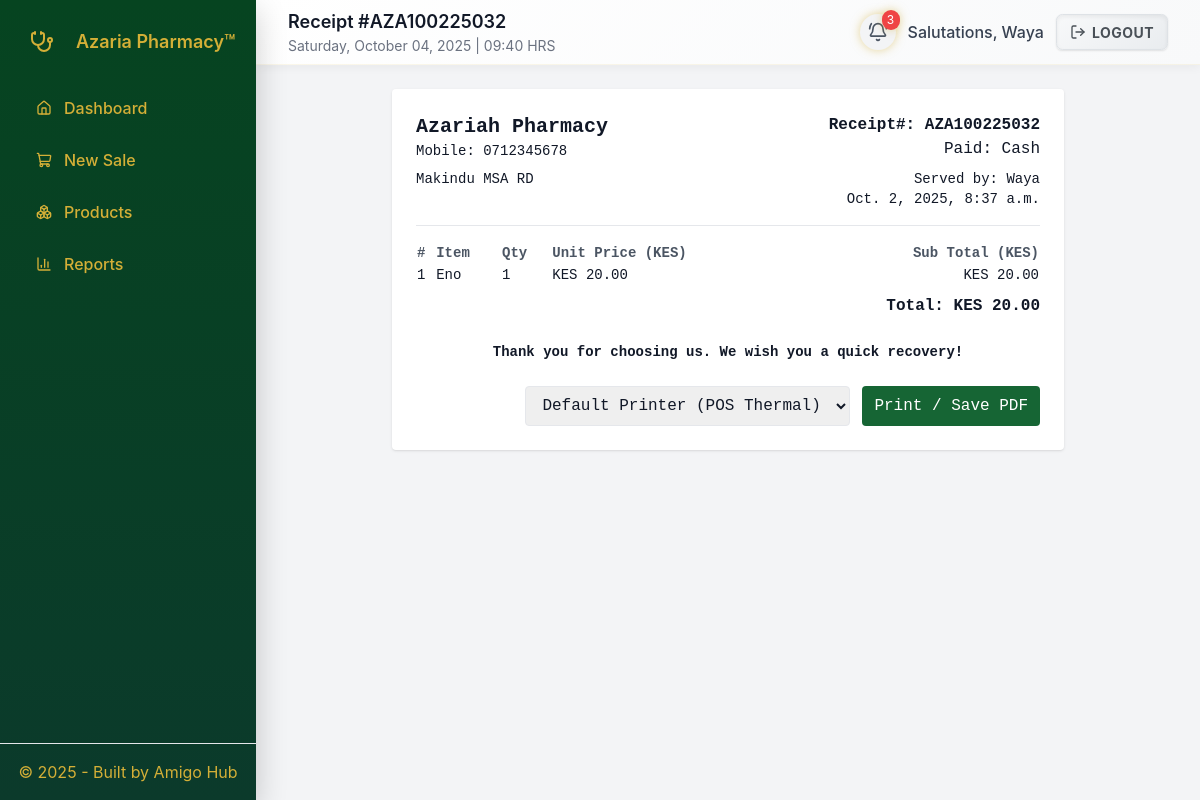
Page /receipt/32/ (signed in) on the committed database.
### pos/models.py (models this page shows, shortened)
class Sale(models.Model):
    branch = models.ForeignKey(Branch, on_delete=models.CASCADE)
    cashier = models.ForeignKey(settings.AUTH_USER_MODEL, on_delete=models.SET_NULL, null=True)
    customer = models.ForeignKey(Customer, null=True, blank=True, on_delete=models.SET_NULL)
    created_at = models.DateTimeField(auto_now_add=True)
    total = models.DecimalField(max_digits=12, decimal_places=2)
    cash_received = models.DecimalField(max_digits=12, decimal_places=2, default=0)
    notes = models.TextField(blank=True)

class Branch(models.Model):
    name = models.CharField(max_length=120)
    address = models.TextField(blank=True)
    phone = models.CharField(max_length=30, blank=True)

class SaleItem(models.Model):
    sale = models.ForeignKey(Sale, on_delete=models.CASCADE, related_name="items")
    product = models.ForeignKey(Product, on_delete=models.PROTECT)
    product_stock = models.ForeignKey(ProductStock, on_delete=models.PROTECT, null=True, blank=True)
    unit_price = models.DecimalField(max_digits=10, decimal_places=2)
    qty = models.IntegerField()
    line_total = models.DecimalField(max_digits=12, decimal_places=2)

class Product(models.Model):
    name = models.CharField(max_length=255)
    category = models.CharField(max_length=120, blank=True)
    description = models.TextField(blank=True)
    price = models.DecimalField(max_digits=10, decimal_places=2)
    min_price = models.DecimalField(max_digits=10, decimal_places=2, default=0, validators=[MinValueValidator(Decimal('0.00'))])
    created_at = models.DateTimeField(auto_now_add=True)

### pos/views.py (the view)
# urls.py: path("receipt/<int:sale_id>/", views.receipt_view, name="receipt"),
@login_required
def receipt_view(request, sale_id):
    sale = get_object_or_404(Sale, pk=sale_id)
    messages.get_messages(request)
    if request.method == 'POST':
        return redirect('pos:sale_create')
    return render(request, "pos/receipt.html", {
        "sale": sale,
        "cashier_display_name": get_user_display_name(sale.cashier) if sale.cashier else 'Unknown'
    })

### pos/views.py (called while the page is built)
def get_user_display_name(user):
    return user.first_name or user.username

### pos/templates/pos/receipt.html (shortened to what this page needs)
{% extends "pos/base.html" %}
{% block page_title %}Receipt #<span id="receipt-title"></span>{% endblock %}
{% block content %}
<div class="bg-white p-6 rounded shadow max-w-2xl mx-auto receipt-content">
  <div class="flex justify-between items-start mb-2">
    <div>
      <h2 class="text-xl font-bold mb-0">{{ sale.branch.name }}</h2>
      <p class="text-sm">Mobile: {{ sale.branch.phone }}</p>
    </div>
    <div class="text-right">
      <div class="font-semibold">Receipt#: <span id="receipt-number"></span></div>
      <div>Paid: Cash</div>
    </div>
  </div>
  <div class="flex justify-between mb-4">
    <div>
      <p class="text-sm">{{ sale.branch.address }}</p>
    </div>
    <div class="text-right">
      <div class="text-sm">Served by: {{ user.first_name }}</div>
      <div class="text-sm">{{ sale.created_at }}</div>
    </div>
  </div>
  <hr class="my-4">
  <table class="w-full text-sm">
    <thead>
      <tr class="text-left text-gray-600">
        <th>#</th><th>Item</th><th>Qty</th><th>Unit Price (KES)</th><th class="text-right">Sub Total (KES)</th>
      </tr>
    </thead>
    <tbody>
      {% for it in sale.items.all %}
        <tr>
          <td>{{ forloop.counter }}</td>
          <td>{{ it.product.name }}</td>
          <td>{{ it.qty }}</td>
          <td>KES {{ it.unit_price }}</td>
          <td class="text-right">KES {{ it.line_total }}</td>
        </tr>
      {% endfor %}
    </tbody>
  </table>
  <div class="text-right font-semibold">
    Total: KES {{ sale.total }}
  </div>
  <div class="mt-6 text-center">
    <p class="text-sm font-semibold">Thank you for choosing us. We wish you a quick recovery!</p>
  </div>
  <div class="mt-6 flex justify-end space-x-3 print-buttons">
    <select id="printer-select" class="px-3 py-2 rounded border">
      <option value="default">Default Printer (POS Thermal)</option>
    </select>
    <button onclick="printReceipt()" class="px-3 py-2 rounded bg-green-800 text-white">Print / Save PDF</button>
  </div>
</div>
{% endblock %}

### pos/templates/pos/base.html (shortened to what this page needs)
{% load static %}
<!doctype html>
<html lang="en">
<head>
  <script src="https://cdn.tailwindcss.com"></script>
</head>
<body class="min-h-screen">
  <div class="flex min-h-screen page-wrapper">
    {% if request.user.is_authenticated %}
    <aside id="sidebar"
           class="sidebar-panel fixed inset-y-0 left-0 z-40 w-64 transform -translate-x-full lg:translate-x-0 transition-transform duration-300 ease-out flex flex-col h-screen text-base"
           aria-hidden="true">
      <div class="p-5">
        <div class="flex items-center gap-3 mb-5">
          <figure class="w-11 h-11 rounded-lg bg-white/8 flex items-center justify-center text-lg backdrop-filter: blur(10px)" role="img" aria-label="Azaria Pharmacy Logo">
            <i data-lucide="stethoscope" class="w-6 h-6"></i>
          </figure>
          <div>
            <div class="text-lg font-semibold">Azaria Pharmacy™</div>
          </div>
        </div>
        <nav class="space-y-1 mt-2">
          <a href="{% url 'pos:dashboard' %}" class="nav-link {% if request.resolver_match and request.resolver_match.url_name == 'dashboard' %}active{% endif %}" aria-label="Go to Dashboard">
            <i data-lucide="home" class="w-4 h-4"></i>
            <span>Dashboard</span>
          </a>
          <a href="{% url 'pos:sale_create' %}" class="nav-link {% if request.resolver_match and request.resolver_match.url_name == 'sale_create' %}active{% endif %}" aria-label="Create New Sale">
            <i data-lucide="shopping-cart" class="w-4 h-4"></i>
            <span>New Sale</span>
          </a>
          <a href="{% url 'pos:product_list' %}" class="nav-link {% if request.resolver_match and request.resolver_match.url_name == 'product_list' %}active{% endif %}" aria-label="View Products">
            <i data-lucide="boxes" class="w-4 h-4"></i>
            <span>Products</span>
          </a>
          {% if user.is_superuser %}
          <a href="{% url 'pos:reports' %}" class="nav-link {% if request.resolver_match and request.resolver_match.url_name == 'reports' %}active{% endif %}" aria-label="View Reports">
            <i data-lucide="bar-chart-3" class="w-4 h-4"></i>
            <span>Reports</span>
          </a>
          {% endif %}
        </nav>
      </div>
      <div class="mt-auto p-4 border-t border-white/6 text-center sidebar-footer">
        &copy; {% now "Y" %} - Built by
        <a href="https://amigohub.africa" target="_blank" rel="noopener" aria-label="Visit Amigo Hub website">Amigo Hub</a>
      </div>
    </aside>
    {% endif %}
    <div class="flex-1 main-content lg:ml-64">
      <header class="bg-white border-b sticky top-0 z-20">
        <div class="max-w-7xl mx-auto px-4 sm:px-6 lg:px-8">
          <div class="flex items-center justify-between h-16">
            <div class="flex items-center gap-3">
              <div class="page-title-group">
                {% if request.user.is_authenticated %}
                  <h1 class="text-lg font-semibold">{% block page_title %}Dashboard{% endblock %}</h1>
                  <p class="text-sm text-gray-500">{% now "l, F d, Y" %} | {% now "H:i" %} HRS</p>
                {% endif %}
              </div>
            </div>
            <div class="flex items-center gap-3">
              {% if request.resolver_match and request.resolver_match.url_name not in 'login signup' %}
                {% if request.user.is_authenticated %}
                  <div class="flex items-center gap-3">
                    {% if user.is_superuser %}
                    <div class="relative" id="bell-container">
                      <button id="notifications-bell" class="p-2 rounded-full bg-gray-100 hover:bg-gray-200 focus:outline-none focus:ring-2 focus:ring-gold transition-all duration-200" aria-label="View notifications" aria-haspopup="true" aria-expanded="false">
                        <i data-lucide="bell-ring" class="w-5 h-5 text-gray-600"></i>
                        <span id="unread-badge" class="absolute -top-1 -right-1 bg-red-500 text-white text-xs rounded-full min-w-[18px] h-5 flex items-center justify-center" style="display: none;">0</span>
                      </button>
                    </div>
                    {% endif %}
                    <span class="text-gray-700 font-medium hidden sm:inline" aria-live="polite">Salutations, {{ user.first_name|default:user.get_username }}</span>
                    <form action="{% url 'pos:logout' %}" method="post" class="inline" aria-label="Logout form">
                      <button type="submit" class="btn-logout focus:outline-none focus:ring-2 focus:ring-gold focus:ring-offset-2" aria-label="Log out of the application">
                        <i data-lucide="log-out" class="w-4 h-4"></i>
                        <span class="hidden sm:inline">Logout</span>
                      </button>
                    </form>
                  </div>
                {% else %}
                  <a href="{% url 'pos:login' %}" class="btn-primary" aria-label="Log in to the application">
                    <i data-lucide="log-in" class="w-4 h-4"></i>
                    <span>Login</span>
                  </a>
                {% endif %}
              {% endif %}
            </div>
          </div>
        </div>
      </header>
      <main class="py-6 min-h-[calc(100vh-4rem)]">
        <div class="max-w-7xl mx-auto px-4 sm:px-6 lg:px-8">
          <div class="page-content">
            {% block content %}{% endblock %}
          </div>
        </div>
      </main>
    </div>
  </div>
</body>
</html>

### pos/templates/pos/base.html (style rules this page uses)
:root { --darkgreen: #064420; --gold: #D4AF37; --gold-dark: #D4AF37; --panel-bg: #ffffff; --muted: #6b7280; --glass-bg: rgba(255, 255, 255, 0.25); --glass-border: rgba(255, 255, 255, 0.18); --neon-glow: 0 0 10px rgba(212, 175, 55, 0.5); }
body { font-family: Inter, ui-sans-serif, system-ui, -apple-system, "Segoe UI", Roboto, "Helvetica Neue", Arial; background: #f3f4f6; color: #111827; min-height: 100vh; }
.page-wrapper { position: relative; overflow: hidden; }
.page-content { animation: fadeSlideIn 0.4s cubic-bezier(0.4, 0, 0.2, 1) forwards; opacity: 0; transform: translateY(10px); }
body.loaded .page-content { animation-play-state: running; }
.sidebar-panel { background: linear-gradient(180deg, var(--darkgreen), #0b3a2b); color: var(--gold); box-shadow: 0 10px 30px rgba(0, 0, 0, 0.2); }
.nav-link { display: flex; align-items: center; gap: .75rem; padding: .75rem 1rem; border-radius: .5rem; color: var(--gold); text-decoration: none; font-weight: 500; transition: all 0.3s cubic-bezier(0.4, 0, 0.2, 1); position: relative; overflow: hidden; margin: 0.125rem 0; }
.nav-link::before { content: ''; position: absolute; top: 50%; left: 50%; width: 0; height: 0; background: rgba(255, 255, 255, 0.2); border-radius: 50%; transform: translate(-50%, -50%); transition: width 0.6s, height 0.6s; }
.btn-logout { background: linear-gradient(145deg, #f8f9fa, #e9ecef); border: 1px solid #dee2e6; color: #495057; padding: .4rem .8rem; border-radius: .4rem; font-weight: 700; display: inline-flex; align-items: center; gap: .4rem; transition: all 0.3s cubic-bezier(0.4, 0, 0.2, 1); position: relative; overflow: hidden; box-shadow: inset 0 2px 4px rgba(0, 0, 0, 0.06), 0 1px 2px rgba(0, 0, 0, 0.1); text-transform: uppercase; letter-spacing: 0.5px; font-size: 0.875rem; }
.btn-logout::before { content: ''; position: absolute; top: 0; left: -100%; width: 100%; height: 100%; background: linear-gradient(90deg, transparent, rgba(255, 255, 255, 0.4), transparent); transition: left 0.6s; }
.sidebar-footer a { color: var(--gold); text-decoration: none; transition: color 0.2s; }
.main-content { width: 100%; min-width: 0; }
.page-title-group > * { transition: opacity 0.3s ease-in-out; }
header { background: linear-gradient(135deg, #ffffff 0%, #f8f9fa 100%); border-bottom: 1px solid rgba(212, 175, 55, 0.1); box-shadow: 0 2px 10px rgba(0, 0, 0, 0.05); }
#unread-badge { animation: pulse 2s cubic-bezier(0.4, 0, 0.6, 1) infinite; box-shadow: var(--neon-glow); }
#bell-container:has(#unread-badge[style*="display: flex"]) #notifications-bell { box-shadow: var(--neon-glow); animation: glow 1.5s ease-in-out infinite alternate; }

### pos/templates/pos/receipt.html (style rules this page uses)
.receipt-content { font-family: 'Courier New', Courier, monospace; }

### rows in the picture
Sale: branch.name "Azariah Pharmacy", branch.phone "0712345678", branch.address "Makindu MSA RD", created_at "Oct. 2, 2025, 8:37 a.m.", total "20.00"
SaleItem: product.name "Eno", qty "1", unit_price "20.00", line_total "20.00"

### other values in the picture
{{ user.first_name|default:user.get_username }} "Waya"
{{ user.first_name }} "Waya"
